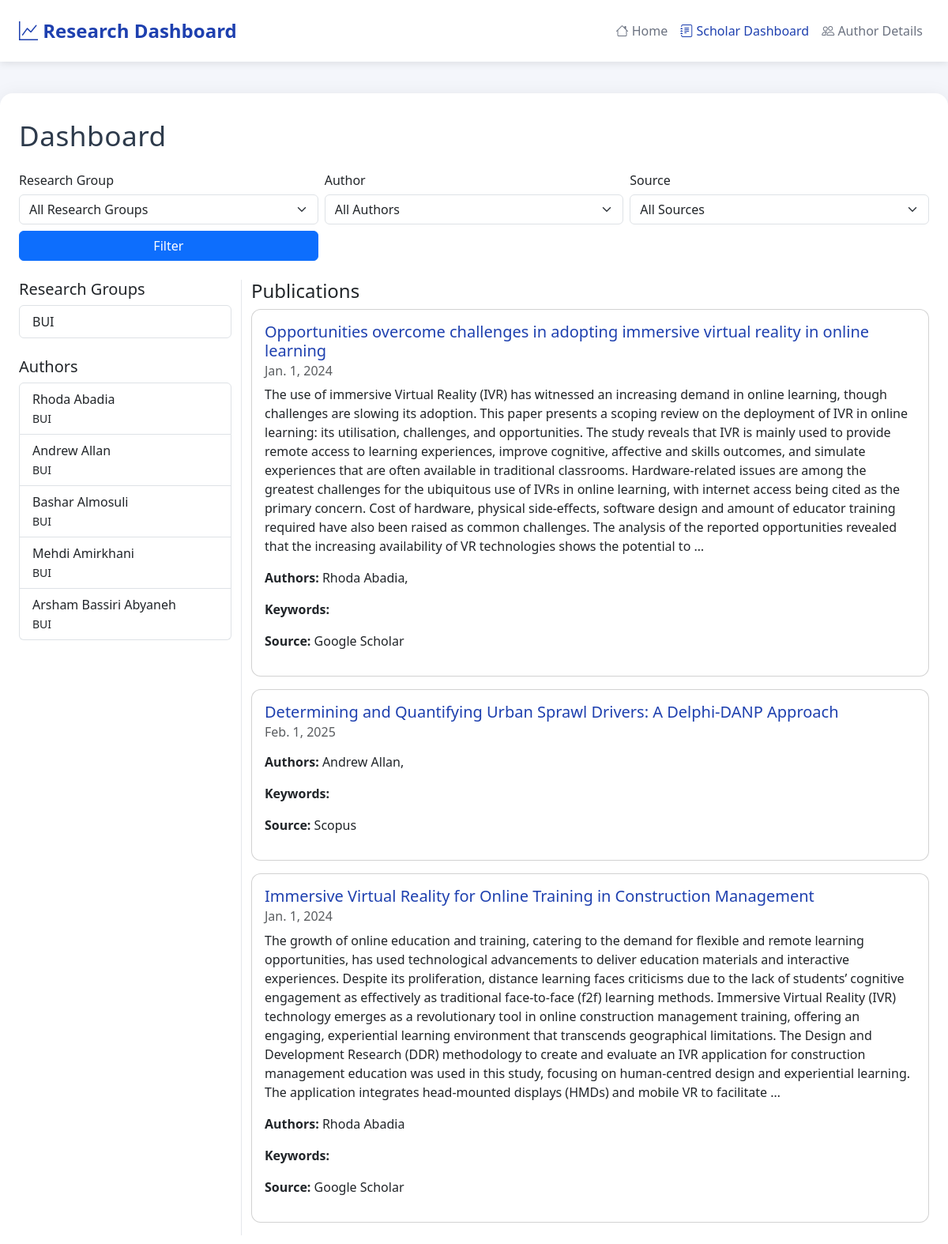
/scholar/, run on the app's committed database.
### research/models.py (models this page shows, shortened)
class ResearchGroup(models.Model):
    name = models.CharField(max_length=255, unique=True)

class Author(models.Model):
    first_name = models.CharField(max_length=100)
    last_name = models.CharField(max_length=100)
    research_group = models.ForeignKey(ResearchGroup, on_delete=models.CASCADE)
    scopus_id = models.CharField(max_length=100, blank=True, null=True)
    scholar_id = models.CharField(max_length=100, blank=True, null=True)
    orcid_id = models.CharField(max_length=100, blank=True, null=True)
    staff_url = models.URLField(max_length=255)

class Publication(models.Model):
    title = models.CharField(max_length=500)
    publication_date = models.DateField()
    keywords = models.TextField(blank=True)
    abstract = models.TextField(blank=True)
    date_added = models.DateTimeField(auto_now_add=True)
    url = models.URLField(max_length=500, blank=True, null=True)
    source = models.CharField(max_length=50, choices=[('Scopus', 'Scopus'), ('Google Scholar', 'Google Scholar'), ('ORCID', 'ORCID')], blank=True, null=True)

class AuthorPublication(models.Model):
    author = models.ForeignKey(Author, on_delete=models.CASCADE)
    publication = models.ForeignKey(Publication, on_delete=models.CASCADE)
    author_order = models.PositiveIntegerField()
    class Meta:
        unique_together = ('author', 'publication', 'author_order')

### research/views.py (the view)
# urls.py: path('scholar/', views.scholar_dashboard, name='scholar_dashboard'),#done
def scholar_dashboard(request):
    selected_group = request.GET.get('group')
    selected_author = request.GET.get('author')
    selected_source = request.GET.get('source')
    publications = Publication.objects.all()
    if selected_group:
        publications = publications.filter(author__research_group__id=selected_group)
    if selected_author:
        publications = publications.filter(author__id=selected_author)
    if selected_source:
        publications = publications.filter(source=selected_source)
    research_groups = ResearchGroup.objects.all()
    authors = Author.objects.all()
    author_publications = AuthorPublication.objects.select_related('author', 'publication')
    context = {
        'publications': publications.distinct(),
        'research_groups': research_groups,
        'authors': authors,
        'author_publications': author_publications,
        'selected_group': int(selected_group) if selected_group else None,
        'selected_author': int(selected_author) if selected_author else None,
        'selected_source': selected_source,
    }
    return render(request, 'research/scholar_dashboard.html', context)

### research/templates/research/scholar_dashboard.html (shortened to what this page needs)
{% load static %}
<!DOCTYPE html>
<html lang="en">
<head>
    <link href="https://cdn.jsdelivr.net/npm/bootstrap@5.3.0/dist/css/bootstrap.min.css" rel="stylesheet">
    <link rel="stylesheet" href="https://cdn.jsdelivr.net/npm/bootstrap-icons@1.7.2/font/bootstrap-icons.css">
</head>
<body>
    <nav class="navbar navbar-expand-lg">
        <div class="container-fluid px-4">
            <a class="navbar-brand" href="{% url 'index' %}">
                <i class="bi bi-graph-up"></i> Research Dashboard
            </a>
            <div class="collapse navbar-collapse" id="navbarNav">
                <ul class="navbar-nav ms-auto">
                    <li class="nav-item">
                        <a class="nav-link" href="{% url 'index' %}">
                            <i class="bi bi-house"></i> Home
                        </a>
                    </li>
                    <li class="nav-item">
                        <a class="nav-link active" href="{% url 'scholar_dashboard' %}">
                            <i class="bi bi-journal-text"></i> Scholar Dashboard
                        </a>
                    </li>
                    <li class="nav-item">
                        <a class="nav-link" href="{% url 'author_details' %}">
                            <i class="bi bi-people"></i> Author Details
                        </a>
                    </li>
                </ul>
            </div>
        </div>
    </nav>
    <div class="container">
        <h1 class="mb-4">Dashboard</h1>
        <form method="get" class="row mb-4 g-2">
            <div class="col-md-4">
                <label class="filter-label">Research Group</label>
                <select name="group" class="form-select" onchange="this.form.submit()">
                    <option value="">All Research Groups</option>
                </select>
            </div>
            <div class="col-md-4">
                <label class="filter-label">Author</label>
                <select name="author" class="form-select" onchange="this.form.submit()">
                    <option value="">All Authors</option>
                </select>
            </div>
            <div class="col-md-4">
                <label class="filter-label">Source</label>
                <select name="source" class="form-select" onchange="this.form.submit()">
                    <option value="">All Sources</option>
                </select>
            </div>
            <div class="col-md-4 d-flex align-items-end">
                <button type="submit" class="btn btn-primary w-100">Filter</button>
            </div>
        </form>
        <div class="row">
            <div class="col-md-3 sidebar">
                <h5>Research Groups</h5>
                <ul class="list-group mb-4">
                    {% for group in research_groups %}
                        <li class="list-group-item {% if selected_group == group.id %}active{% endif %}">
                            {{ group.name }}
                        </li>
                    {% endfor %}
                </ul>
                <h5>Authors</h5>
                <ul class="list-group">
                    {% for author in authors %}
                        <li class="list-group-item {% if selected_author == author.id %}active{% endif %}">
                            {{ author.first_name }} {{ author.last_name }}<br>
                            <small>{{ author.research_group.name }}</small>
                        </li>
                    {% endfor %}
                </ul>
            </div>
            <div class="col-md-9">
                <h4>Publications</h4>
                {% for publication in publications %}
                    <div class="card mb-3">
                        <div class="card-body">
                            {% if publication.url %}
                                <h5 class="card-title"><a href="{{ publication.url }}" target="_blank">{{ publication.title }}</a></h5>
                            {% else %}
                                <h5 class="card-title">{{ publication.title }}</h5>
                            {% endif %}
                            <h6 class="card-subtitle mb-2 text-muted">{{ publication.publication_date }}</h6>
                            <p class="card-text">{{ publication.abstract }}</p>
                            <p>
                                <strong>Authors:</strong>
                                {% for ap in author_publications %}
                                    {% if ap.publication.id == publication.id %}
                                        {{ ap.author.first_name }} {{ ap.author.last_name }}{% if not forloop.last %}, {% endif %}
                                    {% endif %}
                                {% endfor %}
                            </p>
                            <p>
                                <strong>Keywords:</strong> {{ publication.keywords }}
                            </p>
                            <p>
                                <strong>Source:</strong> {{ publication.source }}
                            </p>
                        </div>
                    </div>
                {% empty %}
                    <p>No publications found.</p>
                {% endfor %}
            </div>
        </div>
    </div>
</body>
</html>

### research/templates/research/scholar_dashboard.html (style rules this page uses)
body { background: #f4f6fb; font-family: 'Segoe UI', 'Roboto', Arial, sans-serif; }
.navbar { background: #fff; box-shadow: 0 2px 10px rgba(0,0,0,0.1); padding: 1rem 0; }
.navbar-brand { font-weight: 600; color: #1e40af !important; font-size: 1.5rem; }
.nav-link { color: #6b7280 !important; font-weight: 500; transition: color 0.2s; }
.nav-link:hover, .nav-link.active { color: #1e40af !important; background: none !important; }
.container { max-width: 1200px; margin: 40px auto; background: #fff; border-radius: 16px; box-shadow: 0 4px 24px rgba(0,0,0,0.08); padding: 32px 24px; }
h1 { color: #2d3a4b; margin-bottom: 32px; font-size: 2.2rem; letter-spacing: 0.5px; }
.sidebar { border-right: 1px solid #e5e7eb; min-height: 600px; }
.card { border-radius: 12px; }
.card-title { color: #1e40af; }
.filter-label { font-weight: 500; margin-bottom: 6px; }

### data on the page
ResearchGroup: name "BUI"
Author: first_name "Rhoda", last_name "Abadia", research_group.name "BUI"
Author: first_name "Andrew", last_name "Allan", research_group.name "BUI"
Author: first_name "Bashar", last_name "Almosuli", research_group.name "BUI"
Author: first_name "Mehdi", last_name "Amirkhani", research_group.name "BUI"
Author: first_name "Arsham", last_name "Bassiri Abyaneh", research_group.name "BUI"
Publication: title "Opportunities overcome challenges in adopting immersive virtual reality in online learning", publication_date "Jan. 1, 2024", abstract "The use of immersive Virtual Reality (IVR) has witnessed an increasing demand in online learning, though challenges are slowing its adoption. This paper presents a scoping review on the deployment of IVR in online learning: its utilisation, challenges, and opportunities. The study reveals that IVR is mainly used to provide remote access to learning experiences, improve cognitive, affective and skills outcomes, and simulate experiences that are often available in traditional classrooms. Hardware-related issues are among the greatest challenges for the ubiquitous use of IVRs in online learning, with internet access being cited as the primary concern. Cost of hardware, physical side-effects,…", source "Google Scholar"
AuthorPublication: author.first_name "Rhoda", author.last_name "Abadia"
Publication: title "Determining and Quantifying Urban Sprawl Drivers: A Delphi-DANP Approach", publication_date "Feb. 1, 2025", source "Scopus"
AuthorPublication: author.first_name "Andrew", author.last_name "Allan"
Publication: title "Immersive Virtual Reality for Online Training in Construction Management", publication_date "Jan. 1, 2024", abstract "The growth of online education and training, catering to the demand for flexible and remote learning opportunities, has used technological advancements to deliver education materials and interactive experiences. Despite its proliferation, distance learning faces criticisms due to the lack of students’ cognitive engagement as effectively as traditional face-to-face (f2f) learning methods. Immersive Virtual Reality (IVR) technology emerges as a revolutionary tool in online construction management training, offering an engaging, experiential learning environment that transcends geographical limitations. The Design and Development Research (DDR) methodology to create and evaluate an IVR…", source "Google Scholar"
AuthorPublication: author.first_name "Rhoda", author.last_name "Abadia"
